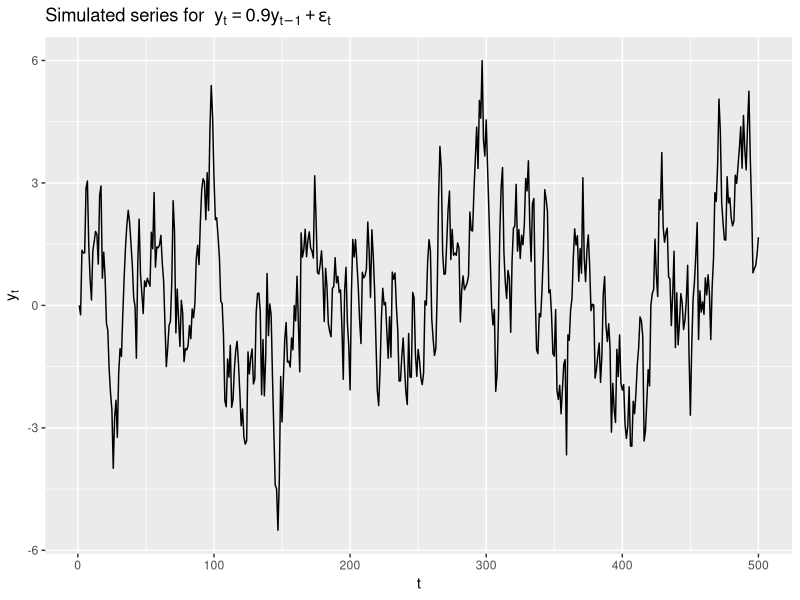
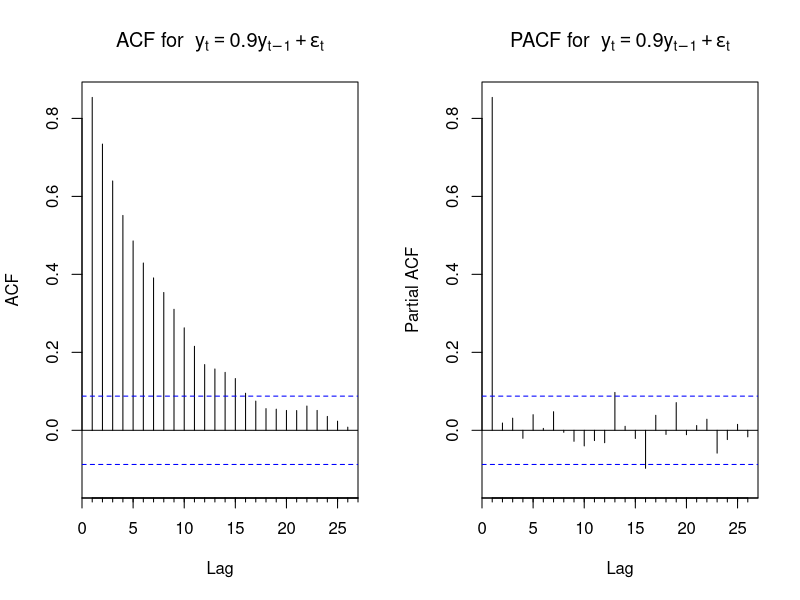

These figures' R source, in order:
# 加载必要的库
library(ggplot2)
library(forecast)

folder <- c("/Users/sunjiajing/Desktop/github-econometrics/Econometrics_R/ARMA processes/RW-simulation")
setwd(folder)

setwd(folder)

# Set seed for reproducibility
set.seed(123)

# Simulate an AR(1) process
n_samples <- 500
alpha <- 0.9
y <- rep(0, n_samples)
epsilon <- rnorm(n_samples, 0, 1)

for (t in 2:n_samples) {
  y[t] <- alpha * y[t-1] + epsilon[t]
}

# Plot the time series
ts_plot <- ggplot(data.frame(t=1:n_samples, y=y), aes(x=t, y=y)) +
  geom_line() +
  ggtitle(expression("Simulated series for "~y[t]==0.9*y[t-1]+epsilon[t])) +
  xlab("t") + ylab(expression(y[t]))

# Save the time series plot as PNG
ggsave("AR1_plot.png", ts_plot, width = 7, height = 5)

# Plot ACF and PACF
png("AR1_acf_pacf_plot.png", width = 14, height = 7, units = "in", res = 300)

par(mfrow=c(1, 2))
Acf(y, main=expression("ACF for " ~ y[t] == 0.9 * y[t-1] + epsilon[t]))
Pacf(y, main=expression("PACF for " ~ y[t] == 0.9 * y[t-1] + epsilon[t]))
dev.off()